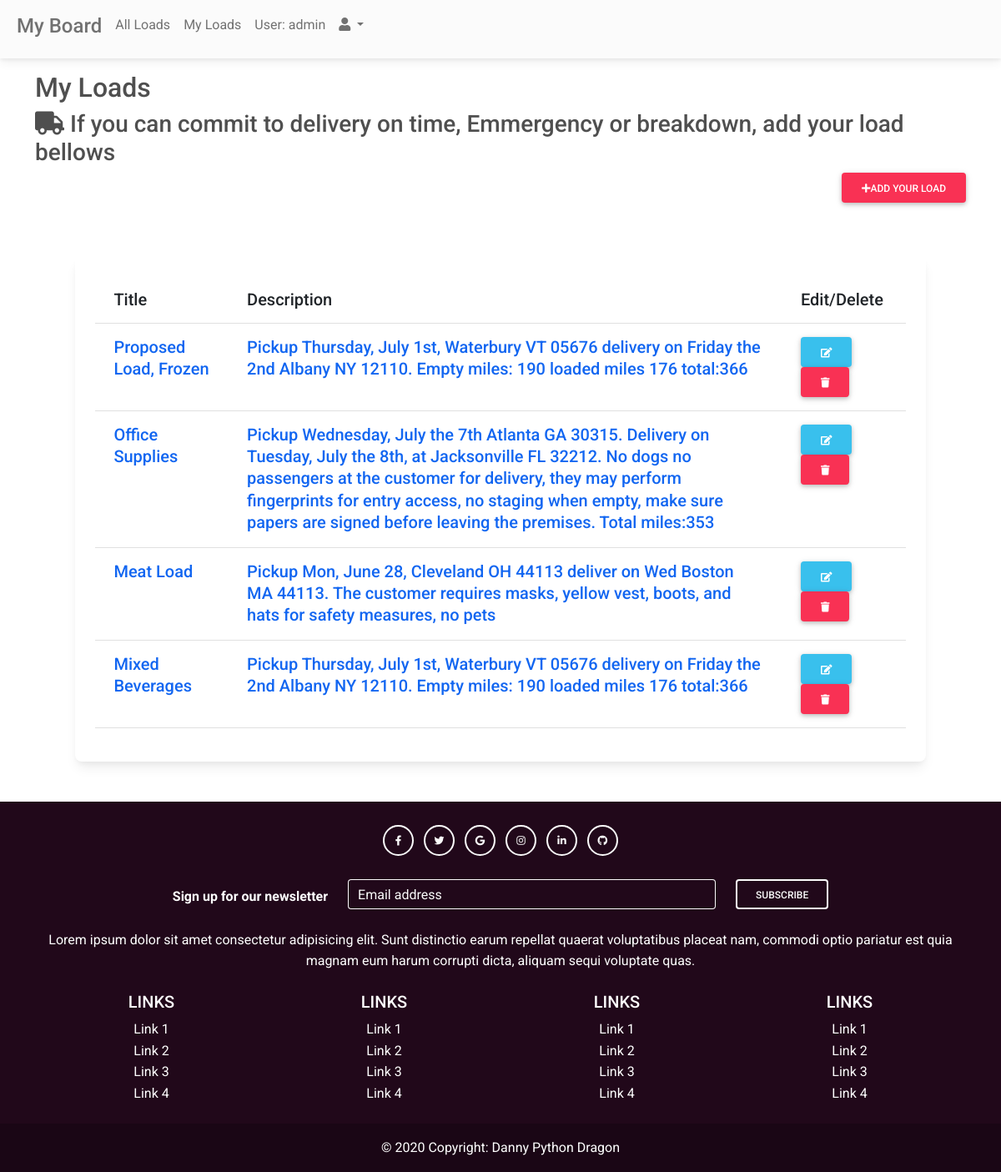
The app's page /my-admin/my-loads (signed in), older data.
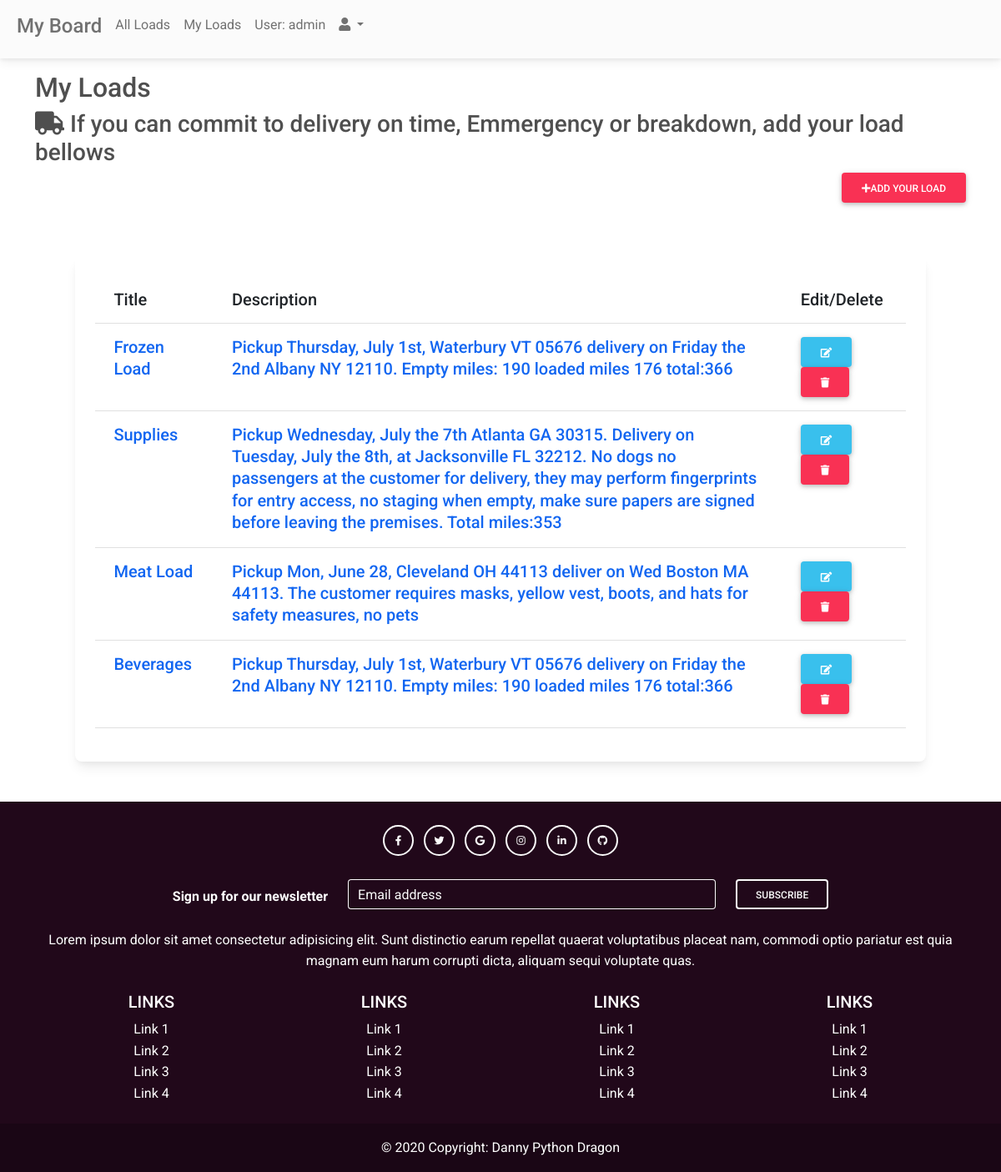
The same page, newer data.
### blog/models.py (models this page shows, shortened)
class Load(models.Model):
    user = models.ForeignKey(User, on_delete=models.CASCADE, null=True)
    price = models.CharField(max_length=20)
    title = models.CharField(max_length=40)
    category = models.ForeignKey(Category, on_delete=models.CASCADE)
    desc = models.TextField()
    image = models.ImageField(null=True, blank=True)
    created_at = models.DateTimeField(auto_now_add=True)
    update_at = models.DateTimeField(auto_now = True)
    def __str__(self):
        return self.title

### app_admin/views.py (the view)
# urls.py: path('my-loads', user_loads, name="my-loads"),
@login_required
def user_loads(request):
    if request.user.has_perm("blog.delete_load"):
        print("You don't have the right")
    else:
        print("Access granted for deletiont")
    list_loads = Load.objects.filter(user= request.user)
    return render(request, 'my-loads.html', {'list_loads': list_loads})

### app_admin/templates/my-loads.html
{% extends 'partials/base2.html' %}
{% block content %}
<div class="container">
    <div class="row">
        <div class="col-md-12">
            <h2 class="mt-3">My Loads</h2>
        </div>
        <h3><i class="fas fa-truck"></i> If you can commit to delivery on time, Emmergency or breakdown, add your load
            bellows</h3>
        <div class="col-md-12 mb-3">
            <a href="{% url 'add-load' %}" class="btn btn-danger float-end"><i class="fas fa-plus"></i>Add Your Load</a>
        </div>
        <div class="col-md-12">
            {% if list_loads %}
            <div class="card m-5">
                <div class="card-body">
                    <table class="table table-hover">
                        <thead>
                            <tr class=h5>
                                <th>Title</th>
                                <th>Description</th>
                                <th>Edit/Delete</th>
                            </tr>
                        </thead>
                        <tbody>
                            {% for load in list_loads %}
                            <tr>
                                <td><a href="" class="h5">{{load}}</a></td>
                                <td><a href="" class="h5">{{load.desc}}</a></td>
                                <td>
                                    <a href="{% url 'update-load' load.pk %}" class="btn btn-info"><i class="fas fa-edit"></i></a>
                                    <a href="{% url 'delete-event' load.id %}" class="btn btn-danger"><i class="fas fa-trash"></i></a>
                                </td>
                            </tr>
                            {% endfor %}
                        </tbody>
                    </table>
                </div>
            </div>
            {% else %}
            <h3>You don't have any load</h3>
            {% endif %}
        </div>
    </div>
</div>
{% endblock %}

Row changes from the older to the newer data that the page shows:
changed Load: title "Proposed Load, Frozen" → "Frozen Load"
changed Load: title "Office Supplies" → "Supplies"
changed Load: title "Mixed Beverages" → "Beverages"
